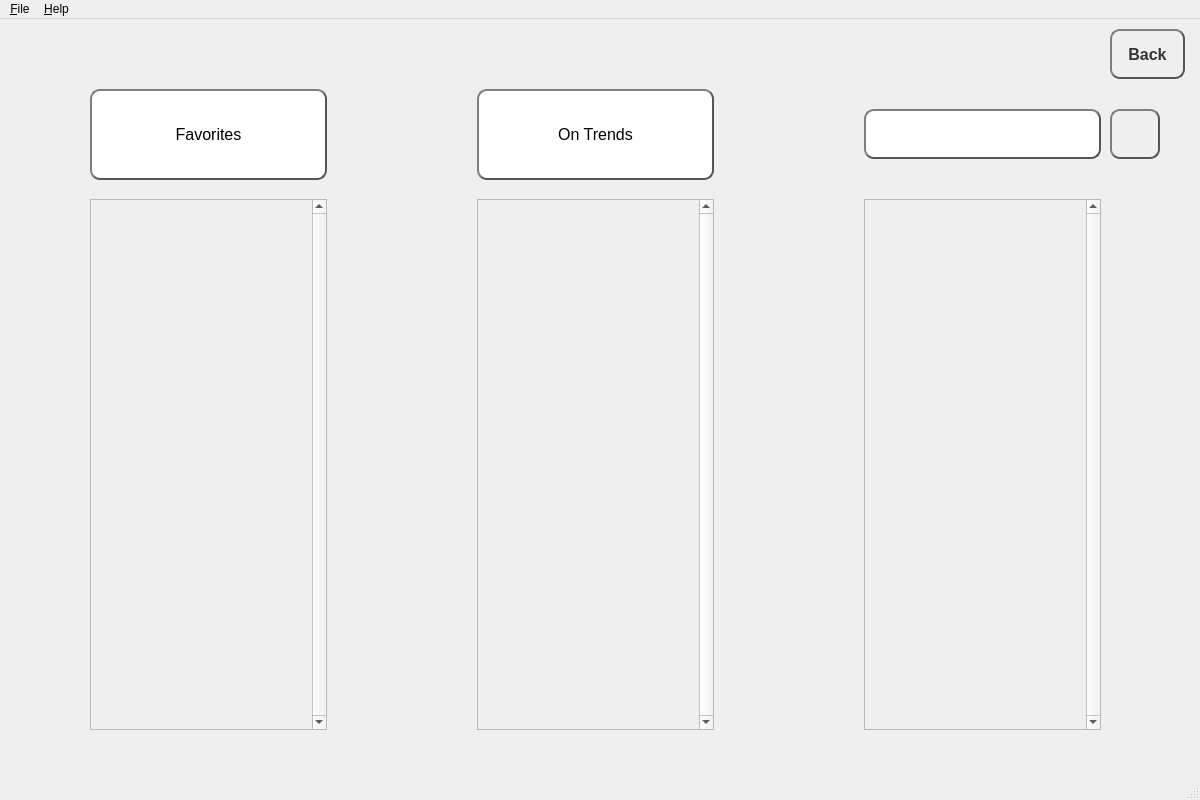
<?xml version="1.0" encoding="UTF-8"?>
<ui version="4.0">
 <class>MainWindow</class>
 <widget class="QMainWindow" name="MainWindow">
  <property name="geometry">
   <rect>
    <x>0</x>
    <y>0</y>
    <width>1200</width>
    <height>800</height>
   </rect>
  </property>
  <property name="windowTitle">
   <string>TeamUniProject</string>
  </property>
  <widget class="QWidget" name="centralwidget">
   <widget class="QWidget" name="horizontalLayoutWidget">
    <property name="geometry">
     <rect>
      <x>90</x>
      <y>70</y>
      <width>1011</width>
      <height>91</height>
     </rect>
    </property>
    <layout class="QHBoxLayout" name="horizontalLayout" stretch="0,0,0">
     <property name="spacing">
      <number>150</number>
     </property>
     <property name="sizeConstraint">
      <enum>QLayout::SetDefaultConstraint</enum>
     </property>
     <property name="leftMargin">
      <number>0</number>
     </property>
     <property name="topMargin">
      <number>0</number>
     </property>
     <property name="rightMargin">
      <number>0</number>
     </property>
     <property name="bottomMargin">
      <number>0</number>
     </property>
     <item>
      <widget class="QLabel" name="favorites_lbl">
       <property name="font">
        <font>
         <family>Arial</family>
         <pointsize>12</pointsize>
        </font>
       </property>
       <property name="styleSheet">
        <string notr="true">QLabel {
    border: 2px solid #555;
    border-radius: 10px;
    border-style: outset;
	background: rgb(255, 255, 255);
    padding: 5px;
    }</string>
       </property>
       <property name="text">
        <string>Favorites</string>
       </property>
       <property name="alignment">
        <set>Qt::AlignCenter</set>
       </property>
      </widget>
     </item>
     <item>
      <widget class="QLabel" name="trends_lbl">
       <property name="font">
        <font>
         <family>Arial</family>
         <pointsize>12</pointsize>
        </font>
       </property>
       <property name="styleSheet">
        <string notr="true">QLabel {
    border: 2px solid #555;
    border-radius: 10px;
    border-style: outset;
	background: rgb(255, 255, 255);
    padding: 5px;
    }</string>
       </property>
       <property name="text">
        <string>On Trends</string>
       </property>
       <property name="alignment">
        <set>Qt::AlignCenter</set>
       </property>
      </widget>
     </item>
     <item>
      <widget class="QLineEdit" name="search_le">
       <property name="sizePolicy">
        <sizepolicy hsizetype="Minimum" vsizetype="Fixed">
         <horstretch>0</horstretch>
         <verstretch>0</verstretch>
        </sizepolicy>
       </property>
       <property name="minimumSize">
        <size>
         <width>0</width>
         <height>50</height>
        </size>
       </property>
       <property name="font">
        <font>
         <family>Arial</family>
         <pointsize>12</pointsize>
        </font>
       </property>
       <property name="styleSheet">
        <string notr="true">QLineEdit {
	border: 2px solid #555;
    border-radius: 10px;
    border-style: outset;
    background: rgb(255, 255, 255);
    }

QLineEdit:hover {
   
    }

QLineEdit:pressed {
    border-style: inset;
    }</string>
       </property>
       <property name="text">
        <string/>
       </property>
       <property name="alignment">
        <set>Qt::AlignCenter</set>
       </property>
      </widget>
     </item>
    </layout>
   </widget>
   <widget class="QWidget" name="horizontalLayoutWidget_2">
    <property name="geometry">
     <rect>
      <x>90</x>
      <y>180</y>
      <width>1011</width>
      <height>531</height>
     </rect>
    </property>
    <layout class="QHBoxLayout" name="horizontalLayout_body">
     <property name="spacing">
      <number>150</number>
     </property>
     <item>
      <widget class="QScrollArea" name="favorites_scroll_area">
       <property name="verticalScrollBarPolicy">
        <enum>Qt::ScrollBarAlwaysOn</enum>
       </property>
       <property name="horizontalScrollBarPolicy">
        <enum>Qt::ScrollBarAlwaysOff</enum>
       </property>
       <property name="sizeAdjustPolicy">
        <enum>QAbstractScrollArea::AdjustIgnored</enum>
       </property>
       <property name="widgetResizable">
        <bool>true</bool>
       </property>
       <property name="alignment">
        <set>Qt::AlignHCenter|Qt::AlignTop</set>
       </property>
       <widget class="QWidget" name="favorites_contents">
        <property name="geometry">
         <rect>
          <x>0</x>
          <y>0</y>
          <width>217</width>
          <height>527</height>
         </rect>
        </property>
        <property name="contextMenuPolicy">
         <enum>Qt::DefaultContextMenu</enum>
        </property>
        <layout class="QVBoxLayout" name="verticalLayout">
         <property name="sizeConstraint">
          <enum>QLayout::SetDefaultConstraint</enum>
         </property>
         <property name="bottomMargin">
          <number>9</number>
         </property>
        </layout>
       </widget>
      </widget>
     </item>
     <item>
      <widget class="QScrollArea" name="trends_scroll_area">
       <property name="verticalScrollBarPolicy">
        <enum>Qt::ScrollBarAlwaysOn</enum>
       </property>
       <property name="horizontalScrollBarPolicy">
        <enum>Qt::ScrollBarAlwaysOff</enum>
       </property>
       <property name="widgetResizable">
        <bool>true</bool>
       </property>
       <property name="alignment">
        <set>Qt::AlignJustify|Qt::AlignVCenter</set>
       </property>
       <widget class="QWidget" name="trends_contents">
        <property name="geometry">
         <rect>
          <x>0</x>
          <y>0</y>
          <width>218</width>
          <height>527</height>
         </rect>
        </property>
        <layout class="QVBoxLayout" name="verticalLayout_2">
         <property name="bottomMargin">
          <number>9</number>
         </property>
        </layout>
       </widget>
      </widget>
     </item>
     <item>
      <widget class="QScrollArea" name="search_scroll_area">
       <property name="verticalScrollBarPolicy">
        <enum>Qt::ScrollBarAlwaysOn</enum>
       </property>
       <property name="horizontalScrollBarPolicy">
        <enum>Qt::ScrollBarAlwaysOff</enum>
       </property>
       <property name="widgetResizable">
        <bool>true</bool>
       </property>
       <property name="alignment">
        <set>Qt::AlignJustify|Qt::AlignTop</set>
       </property>
       <widget class="QWidget" name="search_contents">
        <property name="geometry">
         <rect>
          <x>0</x>
          <y>0</y>
          <width>217</width>
          <height>527</height>
         </rect>
        </property>
        <property name="layoutDirection">
         <enum>Qt::LeftToRight</enum>
        </property>
        <layout class="QVBoxLayout" name="verticalLayout_3">
         <property name="topMargin">
          <number>9</number>
         </property>
         <property name="bottomMargin">
          <number>9</number>
         </property>
        </layout>
       </widget>
      </widget>
     </item>
    </layout>
   </widget>
   <widget class="QPushButton" name="search_btn">
    <property name="geometry">
     <rect>
      <x>1110</x>
      <y>90</y>
      <width>50</width>
      <height>50</height>
     </rect>
    </property>
    <property name="sizePolicy">
     <sizepolicy hsizetype="Fixed" vsizetype="Fixed">
      <horstretch>0</horstretch>
      <verstretch>0</verstretch>
     </sizepolicy>
    </property>
    <property name="maximumSize">
     <size>
      <width>50</width>
      <height>50</height>
     </size>
    </property>
    <property name="styleSheet">
     <string notr="true">QPushButton {
    color: #333;
    border: 2px solid #555;
    border-radius: 10px;
    border-style: outset;
    background: qradialgradient(
        cx: 0.3, cy: -0.4, fx: 0.3, fy: -0.4,
        radius: 1.35, stop: 0 #fafafa, stop: 1 #dadada
        );
    padding: 5px;
    }

QPushButton:hover {
    background: qradialgradient(
        cx: 0.3, cy: -0.4, fx: 0.3, fy: -0.4,
        radius: 1.35, stop: 0 #fff, stop: 1 #bbb
        );
    }

QPushButton:pressed {
    border-style: inset;
    background: qradialgradient(
        cx: 0.4, cy: -0.1, fx: 0.4, fy: -0.1,
        radius: 1.35, stop: 0 #fff, stop: 1 #ddd
        );
    }</string>
    </property>
    <property name="text">
     <string/>
    </property>
    <property name="icon">
     <iconset>
      <normalon>img/search_icon.ico</normalon>
     </iconset>
    </property>
    <property name="iconSize">
     <size>
      <width>35</width>
      <height>35</height>
     </size>
    </property>
    <property name="autoDefault">
     <bool>false</bool>
    </property>
    <property name="default">
     <bool>false</bool>
    </property>
    <property name="flat">
     <bool>true</bool>
    </property>
   </widget>
   <widget class="QPushButton" name="back_btn">
    <property name="geometry">
     <rect>
      <x>1110</x>
      <y>10</y>
      <width>75</width>
      <height>50</height>
     </rect>
    </property>
    <property name="sizePolicy">
     <sizepolicy hsizetype="Fixed" vsizetype="Fixed">
      <horstretch>0</horstretch>
      <verstretch>0</verstretch>
     </sizepolicy>
    </property>
    <property name="minimumSize">
     <size>
      <width>0</width>
      <height>50</height>
     </size>
    </property>
    <property name="font">
     <font>
      <family>Arial</family>
      <pointsize>12</pointsize>
      <weight>75</weight>
      <bold>true</bold>
     </font>
    </property>
    <property name="styleSheet">
     <string notr="true">QPushButton {
    color: #333;
    border: 2px solid #555;
    border-radius: 10px;
    border-style: outset;
    background: qradialgradient(
        cx: 0.3, cy: -0.4, fx: 0.3, fy: -0.4,
        radius: 1.35, stop: 0 #fafafa, stop: 1 #dadada
        );
    padding: 5px;
    }

QPushButton:hover {
    background: qradialgradient(
        cx: 0.3, cy: -0.4, fx: 0.3, fy: -0.4,
        radius: 1.35, stop: 0 #fff, stop: 1 #bbb
        );
    }

QPushButton:pressed {
    border-style: inset;
    background: qradialgradient(
        cx: 0.4, cy: -0.1, fx: 0.4, fy: -0.1,
        radius: 1.35, stop: 0 #fff, stop: 1 #ddd
        );
    }</string>
    </property>
    <property name="text">
     <string>Back</string>
    </property>
   </widget>
  </widget>
  <widget class="QMenuBar" name="menubar">
   <property name="geometry">
    <rect>
     <x>0</x>
     <y>0</y>
     <width>1200</width>
     <height>21</height>
    </rect>
   </property>
   <widget class="QMenu" name="menuFile">
    <property name="title">
     <string>&amp;File</string>
    </property>
    <addaction name="actionSearch"/>
    <addaction name="actionBack"/>
    <addaction name="actionQuit"/>
   </widget>
   <widget class="QMenu" name="menuHelp">
    <property name="title">
     <string>&amp;Help</string>
    </property>
    <addaction name="actionHelp"/>
    <addaction name="actionAbout"/>
   </widget>
   <addaction name="menuFile"/>
   <addaction name="menuHelp"/>
  </widget>
  <widget class="QStatusBar" name="statusbar"/>
  <action name="actionAdd">
   <property name="text">
    <string>Add to favorites</string>
   </property>
   <property name="shortcut">
    <string>Ctrl+A</string>
   </property>
  </action>
  <action name="actionRemove">
   <property name="text">
    <string>Remove from favorites</string>
   </property>
   <property name="shortcut">
    <string>Ctrl+R</string>
   </property>
  </action>
  <action name="actionHelp">
   <property name="icon">
    <iconset>
     <normaloff>img/help_icon.png</normaloff>img/help_icon.png</iconset>
   </property>
   <property name="text">
    <string>Help...</string>
   </property>
   <property name="shortcut">
    <string>Ctrl+H</string>
   </property>
  </action>
  <action name="actionAbout">
   <property name="icon">
    <iconset>
     <normaloff>img/info_icon.png</normaloff>img/info_icon.png</iconset>
   </property>
   <property name="text">
    <string>About...</string>
   </property>
   <property name="shortcut">
    <string>Alt+A</string>
   </property>
  </action>
  <action name="actionSearch">
   <property name="icon">
    <iconset>
     <normaloff>img/search_icon.ico</normaloff>img/search_icon.ico</iconset>
   </property>
   <property name="text">
    <string>Search</string>
   </property>
   <property name="shortcut">
    <string>Ctrl+S</string>
   </property>
  </action>
  <action name="actionBack">
   <property name="icon">
    <iconset>
     <normaloff>img/back_icon.png</normaloff>img/back_icon.png</iconset>
   </property>
   <property name="text">
    <string>Back</string>
   </property>
   <property name="shortcut">
    <string>Ctrl+B</string>
   </property>
  </action>
  <action name="actionQuit">
   <property name="icon">
    <iconset>
     <normaloff>img/quit_icon.png</normaloff>img/quit_icon.png</iconset>
   </property>
   <property name="text">
    <string>Quit</string>
   </property>
   <property name="shortcut">
    <string>Ctrl+Q</string>
   </property>
  </action>
 </widget>
 <resources/>
 <connections/>
</ui>
